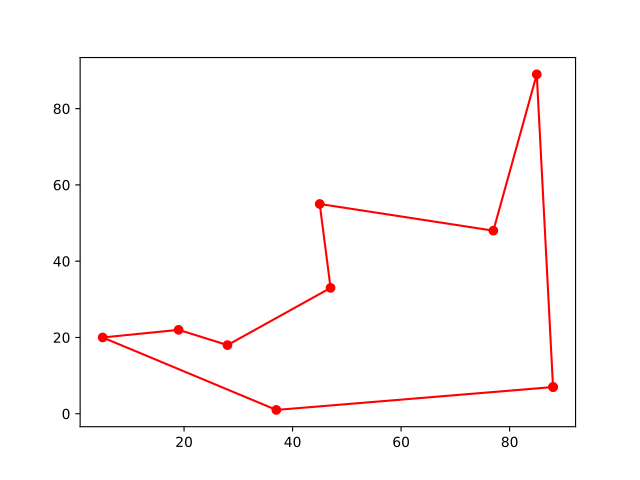

The script that saved this image:
from random import randrange
from itertools import permutations
import math

import matplotlib.pyplot as plt


def total_path_length(path):
    sum = 0
    for i in range(len(path)-1):
        sum += calculate_distance(path[i], path[i+1])
    return sum


def calculate_distance(p1, p2):
    return math.hypot(p2[0] - p1[0], p2[1] - p1[1])


def generate_random_points(n):
    points = list()
    for i in range(n):
        points.append((randrange(100), randrange(100)))

    return points


def pdh(n):

    destinations = generate_random_points(n)

    paths = list(permutations(destinations[1:]))

    distances = list()

    for i in paths:
        distances.append(total_path_length(i))

    # print(distances)

    res = min(distances)
    # print(res)

    shortest_path = 0

    for i in range(len(distances)):
        if distances[i] == res:
            shortest_path = i

    print(shortest_path)

    x_coords, y_coords = zip(*paths[shortest_path])

    x_plot = list(x_coords) + [x_coords[0]]
    y_plot = list(y_coords) + [y_coords[0]]

    plt.plot(x_plot, y_plot, 'ro-')
    plt.savefig("pdh.pdf")
    plt.show()


n_limit = int(input("Enter a limit (N): "))
pdh(n_limit)
